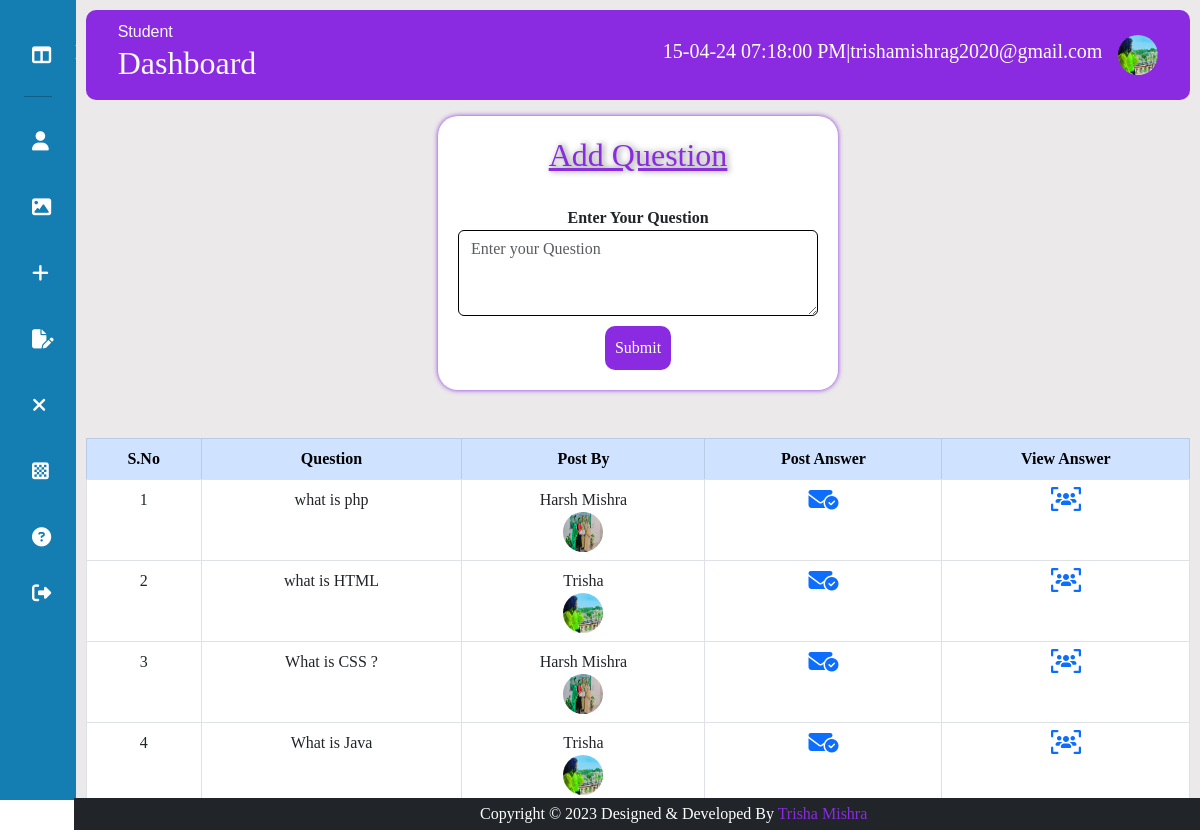
Screenshot of /discuss.php (signed in) with the database file from the repository.
### tables this page shows
CREATE TABLE IF NOT EXISTS `tbl_user` (
  `uid` int(11) NOT NULL AUTO_INCREMENT,
  `name` varchar(60) NOT NULL,
  `fname` varchar(60) NOT NULL,
  `gender` varchar(6) NOT NULL,
  `email` varchar(30) NOT NULL,
  `password` varchar(40) NOT NULL,
  `mobile` bigint(20) NOT NULL,
  `dob` date NOT NULL,
  `address` varchar(60) NOT NULL,
  `city` varchar(12) NOT NULL,
  `pincode` int(11) NOT NULL,
  `course` varchar(20) NOT NULL,
  `sid` int(11) NOT NULL,
  `cid` int(11) NOT NULL,
  `profile_pic` varchar(200) NOT NULL,
  `status` varchar(5) NOT NULL,
  `dor` varchar(10) NOT NULL,
  PRIMARY KEY (`uid`)
);

CREATE TABLE IF NOT EXISTS `tbl_ques` (
  `qid` int(11) NOT NULL AUTO_INCREMENT,
  `uid` int(11) NOT NULL,
  `question` varchar(200) NOT NULL,
  `date` varchar(10) NOT NULL,
  PRIMARY KEY (`qid`)
);

### discuss.php (the view, shortened to what this page needs)
<?php
include("connection.php");
include("headeruser.php");
$query="select * from tbl_ques";
$res=mysqli_query($con,$query);
?>
<!DOCTYPE html>
<html lang="en">
<head>
</head>
<body>
<center>
    <form  style="box-shadow:0px 0px 5px blueviolet; padding:20px; width: 400px; border-radius:20px; background-color:white;" action="ques.php" method="post">
<h2 style="color:blueviolet;  text-shadow:2px 0px 6px grey; text-decoration:underline;">Add Question</h2>   <br/>
<b>Enter Your Question</b>
<textarea name="ques" class="form-control" placeholder="Enter your Question" id="floatingTextarea" style="border:1px black solid;"  cols="30" rows="3"></textarea>
<input type="submit" style="background-color:blueviolet; padding:10px; margin-top:10px; color:white; border-radius: 10px; font-weight: 50px;">
</form>
</center>
<br/><br/>
    <table class="table table-bordered table-hover text-center p-4">
        <tr>
            <thead class="table-primary">
            <th>S.No</th>
            <th>Question</th>
            <th>Post By</th>
            <th>Post Answer</th>
            <th>View Answer</th>
            </thead>
        </tr>
        <?php
        $a=1;
        while($row=mysqli_fetch_array($res)) {
        ?>
         <tr>
            <td><?php echo $a?></td>
            <td><?php echo $row['question'];?></td>
            <?php  $uid=$row['uid'];
            $query4="select * from tbl_user where uid='$uid'";
            $res4=mysqli_query($con,$query4);
            if($row4=mysqli_fetch_array($res4))
            {
                $name=$row4['name'];
                $filename=$row4['profile_pic'];
            }
            ?>
            <td> <?php echo $name ?><br/><img src="student/<?php echo $filename;?>" style="height:40px; width:40px; border-radius:50%;"/></td>
            <td><a href="post.php?id=<?php echo $row['qid'];?>" style="text-decoration: none;"><i class="fa-solid fa-envelope-circle-check fa-xl"></i></a></td>
            <td><a href="view.php?id=<?php echo $row['qid'];?>" style="text-decoration: none;"><i class="fa-solid fa-users-viewfinder fa-xl"></i></a></td>
         </tr>
        <?php
        $a++;
        }
        ?>
    </table>
</body>
</html>
<?php
include("mainuser.php");
?>

### headeruser.php (shortened to what this page needs)
<?php
$email=$_SESSION['user'];
include("connection.php");
$query="select * from tbl_user where email='$email'";
$res=mysqli_query($con,$query);
while($row=mysqli_fetch_array($res))
{
$filename=$row['profile_pic'];
 }
?>
<!DOCTYPE html>
<html lang="en">
<head>
    <link rel="stylesheet" href="https://cdnjs.cloudflare.com/ajax/libs/font-awesome/6.4.2/css/all.min.css" />
    <link rel="stylesheet" href="css/bootstrap.css">
</head>
<body>
    <div class="slidebar">
        <div class="logo"></div>
        <ul class="menu">
        <li class="active">
                <a href="userdashboard.php">
                <i class="fa-solid fa-table-columns"></i>
                </a>
            </li>
            <hr style="color:black;"/>
            <li>
                <a href="update.php">
                <i class="fas fa-user"></i>
                </a>
            </li>
            <li>
                <a href="pic.php">
                <i class="fa-solid fa-image"></i>
                </a>
            </li>
            <li>
                <a href="addcomplain.php">
                <i class="fa-sharp fa-solid fa-plus"></i>
                </a>
            </li>
            <li>
                <a href="mycomplain.php">
                <i class="fa-solid fa-file-pen"></i>
                </a>
            </li>
            <li>
                <a href="closecomplain.php">
                <i class="fa-sharp fa-solid fa-xmark"></i>
                </a>
            </li>
            <li>
                <a href="discuss.php">
                <i class="fa-solid fa-chess-board"></i>
                </a>
            </li>
            <li>
                <a href="userchangepass.php">
                    <i class="fas fa-question-circle"></i>
                </a>
            </li>
            <li>
                <a href="studentlogout.php">
                <i class="fas fa-sign-out-alt"></i>
                </a>
            </li>
        </ul>
    </div>
    <div class="main--content">
        <div class="header--wrapper">
            <div class="header--title">
                <span  class="text-light" style="font-family:sans-serif;">Student</span>
                <h2 class="text-light" >Dashboard</h2>
            </div>
            <div class="user--info">
                <h5 style="color:#fff">
                <?php
                $currentTime=date('d-m-y h:i:s A');
                echo $currentTime;
                echo "|";
                echo $_SESSION['user'];
                ?>
                </h5>
                <div class="dropdown">
                <img src="student/<?php echo $filename; ?>" id="image" alt=""  data-bs-toggle="dropdown" aria-expanded="false"/>
                  </div>
            </div>
        </div>

### headeruser.php (style rules this page uses)
* { margin: 0%; padding: 0%; border: none; outline: none; box-sizing:border-box; }
body { display: flex; font-family:calibri; }
.slidebar { position: sticky; top: 0%; bottom: 0; left: 0; width:78px; height: 100vh; padding: 0 1.5rem; color: #fff; overflow: hidden; transition:all 0.5s linnear; background-color:#147eb3; }
.logo { padding: 12px; }
.menu { height: 88%; list-style: none; position: relative; padding: 0%; }
.menu li { padding: 0.5rem; margin: 8px 0; border-radius: 8px; transition: all 0.5s ease-in-out; }
.menu a { color:white; font-size: 14px; text-decoration: none; display: flex; align-items: center; gap: 1.5rem; }
.menu a i { font-size: 1.2rem; }
.main--content { position: relative; background: #ebe9e9; width: 100%; padding: 0.6rem; }
.header--wrapper img { width: 40px; height: 40px; cursor:pointer; border-radius: 50%; }
.header--wrapper { display: flex; justify-content: space-between; align-items: center; flex-wrap: wrap; background:blueviolet; border-radius: 10px; padding: 10px 2rem; margin-bottom: 1rem; }
.header--title { color: rgba(113, 99, 186, 255); }
.user--info { display: flex; align-items: center; gap:1rem; }

### rows the page displays
tbl_user: profile_pic (picture)
tbl_ques: question "what is php", uid.name "Harsh Mishra", uid.profile_pic (picture)
tbl_ques: question "what is HTML", uid.name "Trisha", uid.profile_pic (picture)
tbl_ques: question "What is CSS ?", uid.name "Harsh Mishra", uid.profile_pic (picture)
tbl_ques: question "What is Java", uid.name "Trisha", uid.profile_pic (picture)

### other values shown
$_SESSION['user'] "trishamishrag2020@gmail.com"
